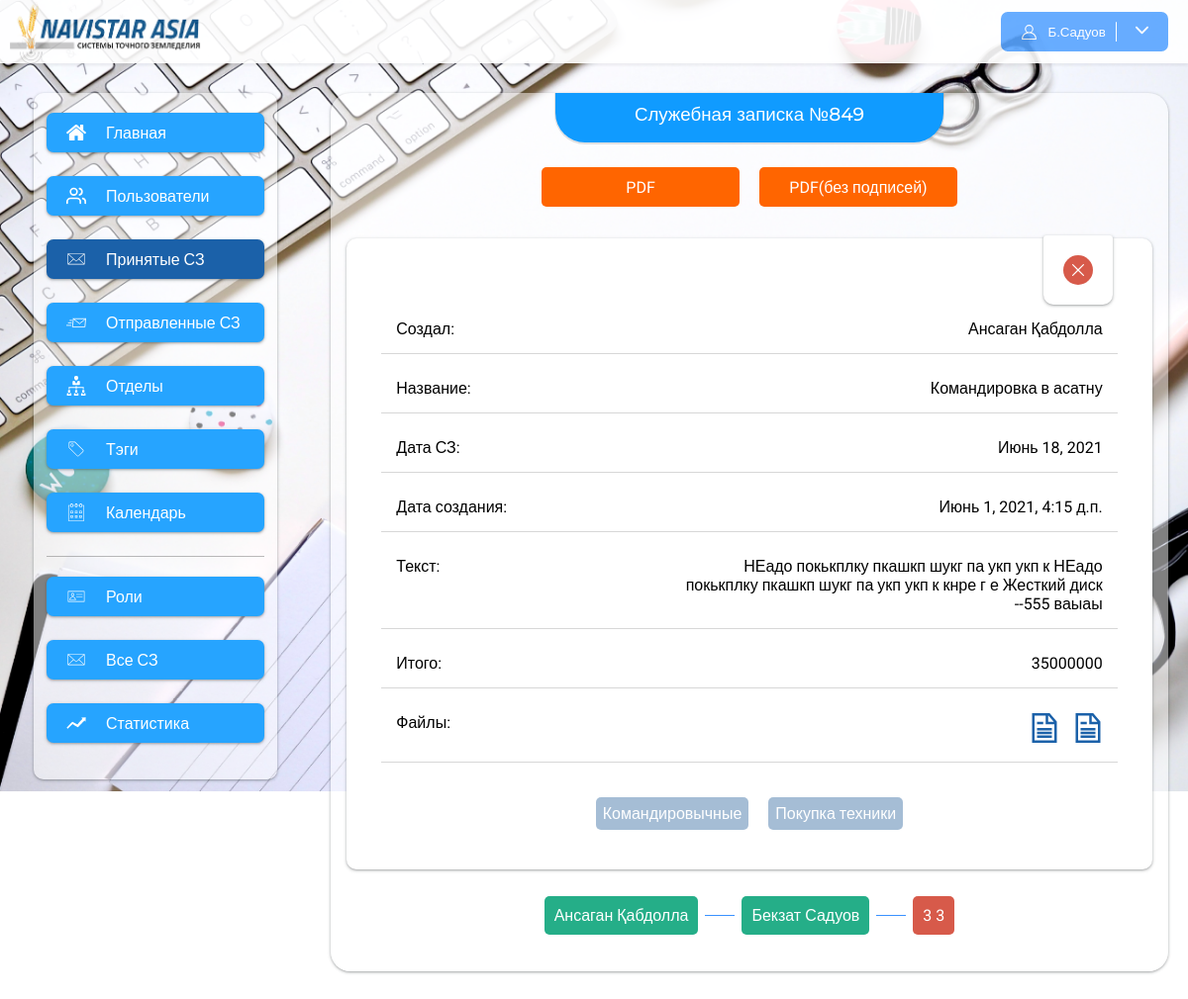
Screenshot of /my-notes/849 (signed in) with the database file from the repository.
### app/models.py (models this page shows, shortened)
class ServiceNote(models.Model):
    user = models.ForeignKey(User, null=True, blank=True, on_delete=models.CASCADE, related_name="notes")
    number = models.IntegerField(null=True, blank=True)
    title = models.CharField(max_length=120)
    text = models.TextField()
    summa = models.CharField(max_length=200, null=True, blank=True)
    fast = models.BooleanField(default=False)
    date_create = models.DateTimeField(auto_now_add=True)
    date_update = models.DateTimeField(auto_now=True)
    date = models.DateField(null=True, blank=True)
    tags = models.ManyToManyField(Tags, null=True, blank=True, related_name="notes")
    user_index = models.IntegerField(default=1, null=True, blank=True)
    status = models.CharField(max_length=200, choices=statuses, null=True, blank=True)
    class Meta:
        verbose_name = "Служебная записка"
        verbose_name_plural = "Служебные записки"

class NoteFiles(models.Model):
    note = models.ForeignKey(ServiceNote, on_delete=models.CASCADE, related_name="files")
    file = models.FileField(upload_to="note_files/")
    class Meta:
        verbose_name = "Файл для записки"
        verbose_name_plural = "Файлы для записок"

class Tags(models.Model):
    name = models.CharField(max_length=120)
    class Meta:
        verbose_name = "Тэг"
        verbose_name_plural = "Тэги"

class NoteUsers(models.Model):
    user = models.ForeignKey(User, on_delete=models.CASCADE, related_name="note")
    note = models.ForeignKey(ServiceNote, on_delete=models.CASCADE, related_name="users")
    index = models.IntegerField(null=True, blank=True)
    comment = models.TextField(null=True, blank=True)
    status = models.CharField(max_length=200,choices=statuses, null=True, blank=True)
    date_create = models.DateTimeField(auto_now=True, null=True, blank=True)
    is_read = models.BooleanField(default=False)
    date_read = models.DateTimeField(null=True, blank=True)
    class Meta:
        verbose_name = "Подписывающий"
        verbose_name_plural = "Подписывающие"

### app/views.py (the view)
# urls.py: path("my-notes/<int:pk>", my_note_detail, name="my_note_detail"),
@login_required()
def my_note_detail(request, pk):
    note = ServiceNote.objects.get(pk=pk)
    userNote = NoteUsers.objects.filter(user=request.user).filter(note=note).first()
    return render(request, "my_note_detail.html", {"note": note, "userNote": userNote})

### app/templates/my_note_detail.html (shortened to what this page needs)
{% extends 'base.html' %}
{% load static %}
{% block content %}
<div class="content">
    <h3 class="content_title">Служебная записка №{{ note.number }}</h3>
    {% include 'include/note_detail.html' %}
</div>
{% endblock %}

### app/templates/base.html (shortened to what this page needs)
{% load static %}
<!DOCTYPE html>
<html>
<head>
    <link rel="stylesheet" href="{% static 'css/style.css' %}">
</head>
<body>
<div class="wrapper">
    <div class="header">
        <img src="{% static 'img/navistar.png' %}" height="100%">
        <button class="profile_button">
            {% if request.user.is_authenticated %}
            <img src="{% static 'img/profile.svg' %}" alt="" width="17px" height="17px">
				<span>
					{{ request.user.first_name|slice:"1" }}.{{ request.user.last_name }}
				</span>
            <span style="cursor: pointer" onclick="show_menu()">
                <img src="{% static 'img/arrow.svg' %}" alt="" width="13px" height="13px">
            </span>
            {% else %}
            <span>Войти</span>
            {% endif %}
        </button>
    </div>
    <div class="main">
        {% include 'include/sidebar_menu.html' %}
        {% block content %}
        {% endblock %}
    </div>
</div>
</body>
</html>

### app/templates/include/note_detail.html (shortened to what this page needs)
{% load static %}
<div class="note_detail">
    <div class="note_download">
        <a href="{% url 'note_signature_download' note.pk %}" class="download_button pdf">PDF</a>
        <a href="{% url 'note_download' note.pk %}" class="download_button pdf">PDF(без подписей)</a>
    </div>
    <div class="note_info">
        <img src="{% if note.status == None %}{% static 'img/wait.svg' %}{% endif %}
                  {% if note.status == 'error' %}{% static 'img/error.svg' %}{% endif %}" class="note_info_img" width="30" height="30">
        <div class="note_info_item"><span>Создал:</span>
            <span>{{ note.user.first_name }} {{ note.user.last_name }}</span></div>
        <div class="note_info_item"><span>Название:</span> <span>{{ note.title }}</span></div>
        <div class="note_info_item"><span>Дата СЗ:</span> <span>{{ note.date }}</span></div>
        <div class="note_info_item"><span>Дата создания:</span> <span>{{ note.date_create }}</span></div>
        <div class="note_info_item"><span>Текст:</span> <span>{{ note.text|safe }}</span></div>
        <div class="note_info_item"><span>Итого:</span> <span>{{ note.summa }}</span></div>
        {% if note.files.all %}
        <div class="note_info_item"><span>Файлы:</span> <span>{% for file in note.files.all %}<a href="{{ file.file.url }}" download style="margin-left: 10px" title="{{ file.file.name }}"><?xml version="1.0" encoding="UTF-8" standalone="no"?>
</a>{% endfor %}</span></div>
        {% endif %}
        <ul class="note_detail_tags">
            {% for i in note.tags.all %}
            <li class="note_detail_tag">{{ i.name }}</li>
            {% endfor %}
        </ul>
    </div>
    <ul class="note_detail_users">
        {% for i in note.users.all %}
        <li class="note_detail_user
                    {% if forloop.counter == note.user_index and note.status == 'error' %}error_user{% endif %}
                    {% if forloop.counter < note.user_index %}success_user{% endif %}
                    ">{{ i.user.first_name }} {{ i.user.last_name }}
        </li>
        <span class="user_line"></span>
        {% endfor %}
    </ul>
</div>

### app/static/css/style.css (style rules this page uses)
body { padding:0px; margin:0px; overflow-x:hidden; font-family: 'Roboto', sans-serif; }
a { color: inherit; text-decoration: none; }
ul { list-style-type: none; padding: 0px; margin: 0px; }
.wrapper { width:100%; position: absolute; }
.header { box-shadow: 0px 2px 3px rgba(57, 57, 57, 0.09); height: 64px; background-color: #fff; opacity: .9; display: flex; justify-content: space-between; align-items: center; }
.header img { margin-left: 10px; }
.profile_button { background-color: #58A5FF; border-width: 0px; padding: 10px; color:white; border-radius: 7px; display: flex; margin-right:20px; align-items: center; }
.profile_button img { margin-right:10px; }
.main { display: flex; flex-direction: row; }
.content { flex-grow: 1; padding: 10px; padding-bottom:30px; min-height: 500px; margin:30px 20px; background: rgba(255, 255, 255, 0.5); box-shadow: 0px 4px 4px rgba(204, 204, 204, 0.25); box-shadow: 0 1px 2px 0 rgb(60 64 67 / 30%), 0 1px 3px 1px rgb(60 64 67 / 15%); border-radius: 20px; }
.content_title { padding: 10px 80px; border-bottom-right-radius: 30px; border-bottom-left-radius: 30px; font-family: 'Montserrat', sans-serif; color: #ffffff; width: fit-content; margin: auto; display: block; box-shadow: 0px 1px 0px 1px #78787836; background: #348cfb; background:#77a7ff; background:#109bff; height: 30px; margin-top: -10px; }
.note_download { width:440px; display: flex; margin: auto; margin-top: 20px; flex-wrap: wrap; justify-content: space-around; align-items: center; }
.download_button { width: 200px; margin: 5px 10px; border-radius: 5px; display: flex; justify-content: center; align-items: center; height: 40px; background-color: red; color: #fff; }
.pdf { background-color: #ff6500; }
.note_info { display: flex; max-width: 750px; width: 90%; margin: auto; margin-top: 27px; border-radius: 10px; padding:35px; background: white; flex-direction: column; box-shadow: 0 1px 2px 0 rgb(60 64 67 / 30%), 0 1px 3px 1px rgb(60 64 67 / 15%); }
.note_info_item { border-bottom: 1px solid grey; display: flex; margin-bottom:10px; padding:15px; justify-content: space-between; border-bottom: 1px solid #d7d7d7; }
.note_info_item span:last-child { width: 60%; text-align: end; }
ul { list-style-type: none; }
.note_detail_tags { display: flex; justify-content: center; align-items: center; margin-top: 20px; }
.note_detail_tag { margin: 5px 10px; padding:7px; border-radius: 5px; color: white; background: #628bb591; }
.note_detail_users { display: flex; justify-content: center; align-items: center; margin-top: 20px; }
.note_detail_user { padding:10px; background-color: grey; border-radius:5px; color: white; margin:7px; }
.success_user { background-color:#25AE88; }
.user_line { width: 30px; height: 1px; background-color: #3a92ff; }
.note_info_img { background-color: white; margin-top: -38px; margin-right: 5px; border-radius: 3px; border-bottom-right-radius: 10px; border-bottom-left-radius: 10px; padding: 20px; box-shadow: 0 1px 2px 0 rgb(60 64 67 / 30%), 0 1px 3px 1px rgb(60 64 67 / 15%); align-self: flex-end; }
.error_user { background-color: #D75A4A; }
h1, h2, h3, h4 { font-family: "Dosis", arial, tahoma, verdana; font-weight: 500; }

### rows the page displays
ServiceNote: number "849", user.first_name "Ансаган", user.last_name "Қабдолла", title "Командировка в асатну", date "Июнь 18, 2021", date_create "Июнь 1, 2021, 4:15 д.п.", text "НЕадо покькплку пкашкп шукг па укп укп к НЕадо покькплку пкашкп шукг па укп укп к кнре г е Жесткий диск --555 ваыаы", summa "35000000"
Tags: name "Командировычные"
Tags: name "Покупка техники"
NoteUsers: user.first_name "Ансаган", user.last_name "Қабдолла"
NoteUsers: user.first_name "Бекзат", user.last_name "Садуов"
NoteUsers: user.first_name "3", user.last_name "3"

### other values shown
{{ request.user.first_name|slice:"1" }} "Б"
{{ request.user.last_name }} "Садуов"
